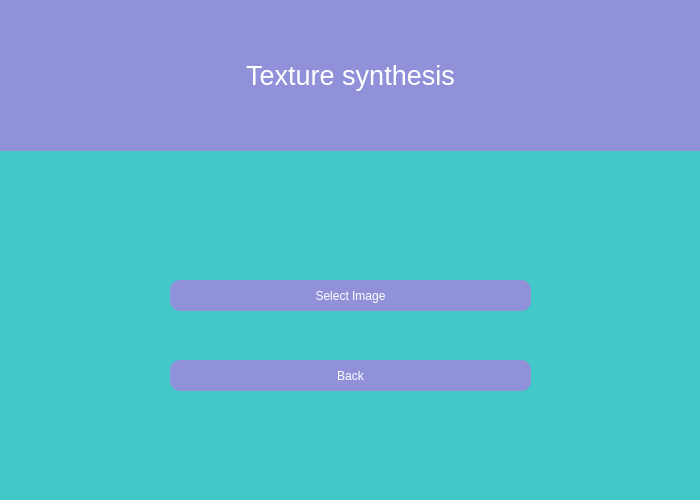
<?xml version="1.0" encoding="UTF-8"?>
<ui version="4.0">
 <class>Dialog</class>
 <widget class="QDialog" name="Dialog">
  <property name="geometry">
   <rect>
    <x>0</x>
    <y>0</y>
    <width>700</width>
    <height>500</height>
   </rect>
  </property>
  <property name="windowTitle">
   <string>Dialog</string>
  </property>
  <property name="styleSheet">
   <string notr="true">background-color:qlineargradient(spread:pad, x1:1, y1:1, x2:1, y2:1, stop:0 rgba(66, 200, 200, 255), stop:0.495 rgba(255, 255, 255, 255), stop:0.505 rgba(255, 0, 0, 255), stop:1 rgba(255, 0, 0, 255));</string>
  </property>
  <widget class="QLabel" name="label">
   <property name="geometry">
    <rect>
     <x>0</x>
     <y>0</y>
     <width>701</width>
     <height>151</height>
    </rect>
   </property>
   <property name="styleSheet">
    <string notr="true">background-color:qlineargradient(spread:pad, x1:1, y1:1, x2:1, y2:1, stop:0.232955 rgba(145, 145, 217, 255), stop:0.926136 rgba(0, 203, 203, 255));font: 36pt &quot;Sitka Heading&quot;;color:white;</string>
   </property>
   <property name="text">
    <string>&lt;html&gt;&lt;head/&gt;&lt;body&gt;&lt;p&gt;&lt;span style=&quot; font-size:20pt;&quot;&gt;Texture synthesis&lt;/span&gt;&lt;/p&gt;&lt;/body&gt;&lt;/html&gt;</string>
   </property>
   <property name="alignment">
    <set>Qt::AlignCenter</set>
   </property>
  </widget>
  <widget class="QPushButton" name="login">
   <property name="geometry">
    <rect>
     <x>170</x>
     <y>280</y>
     <width>361</width>
     <height>31</height>
    </rect>
   </property>
   <property name="styleSheet">
    <string notr="true">

QPushButton{
background-color:qlineargradient(spread:pad, x1:1, y1:1, x2:1, y2:1, stop:0.232955 rgba(145, 145, 217, 255), stop:0.926136 rgba(0, 203, 203, 255));
color:white;;font: 14pt &quot;Sitka Heading&quot;;border-radius:10px;


}
QPushButton:hover{

   background-color:#CBC3E3;
color:white;;font: 14pt &quot;Sitka Heading&quot;;border-radius:10px;

}</string>
   </property>
   <property name="text">
    <string>Select Image</string>
   </property>
  </widget>
  <widget class="QPushButton" name="back">
   <property name="geometry">
    <rect>
     <x>170</x>
     <y>360</y>
     <width>361</width>
     <height>31</height>
    </rect>
   </property>
   <property name="styleSheet">
    <string notr="true">

QPushButton{
background-color:qlineargradient(spread:pad, x1:1, y1:1, x2:1, y2:1, stop:0.232955 rgba(145, 145, 217, 255), stop:0.926136 rgba(0, 203, 203, 255));
color:white;;font: 14pt &quot;Sitka Heading&quot;;border-radius:10px;


}
QPushButton:hover{

   background-color:#CBC3E3;
color:white;;font: 14pt &quot;Sitka Heading&quot;;border-radius:10px;

}</string>
   </property>
   <property name="text">
    <string>Back</string>
   </property>
  </widget>
 </widget>
 <resources/>
 <connections/>
</ui>
